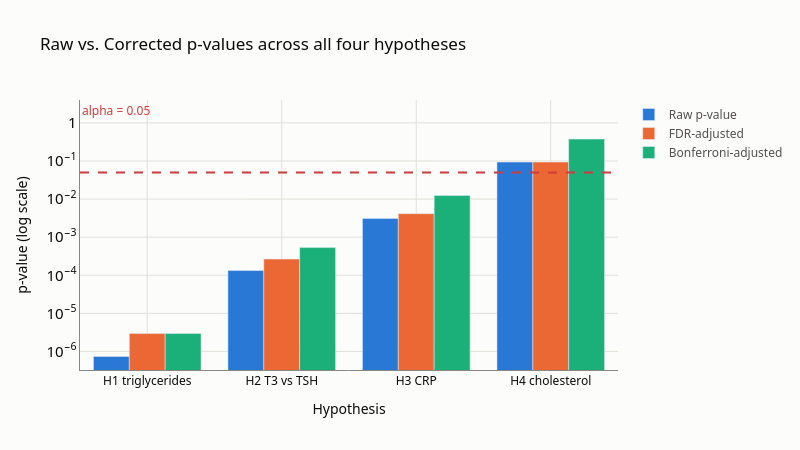

Notebook source saved alongside this figure:
### Markdown cell above
## Chart 2: Raw vs. Corrected p-values

### Code cell
aqua = '#1baf7a'

hyps = ['H1\ntriglycerides', 'H2\nT3 vs TSH', 'H3\nCRP', 'H4\ncholesterol']
from statsmodels.stats.multitest import multipletests

# Raw primary-test p-values from notebook 06; corrections recomputed here
# rather than transcribed.
raw = [7.36e-07, 0.000133, 0.00311, 0.0938]
fdr = multipletests(raw, method='fdr_bh')[1]
bonf = multipletests(raw, method='bonferroni')[1]

fig2 = go.Figure()
fig2.add_trace(go.Bar(name='Raw p-value', x=hyps, y=raw, marker_color=blue))
fig2.add_trace(go.Bar(name='FDR-adjusted', x=hyps, y=fdr, marker_color=orange))
fig2.add_trace(go.Bar(name='Bonferroni-adjusted', x=hyps, y=bonf, marker_color=aqua))

fig2.add_hline(y=0.05, line_dash='dash', line_color=critical, annotation_text='alpha = 0.05', annotation_position='top left', annotation_font_color=critical)

fig2.update_yaxes(type='log', exponentformat='power', title='p-value (log scale)', gridcolor=grid, zeroline=False, linecolor=muted)
fig2.update_xaxes(title='Hypothesis', gridcolor=grid, zeroline=False, linecolor=muted)

fig2.update_layout(
    title='Raw vs. Corrected p-values across all four hypotheses',
    barmode='group',
    plot_bgcolor=surface, paper_bgcolor=surface,
    font=dict(color=ink, family='system-ui, -apple-system, "Segoe UI", sans-serif'),
    legend=dict(font=dict(color=secondary_ink)),
    height=450, width=800,
)

fig2.show()

### Figure 1 — Plotly figure (JSON) as saved in the notebook; plotly's stock layout.template omitted (floating-point values rounded to 4 significant figures)
{"data": [{"marker": {"color": "#2a78d6"}, "name": "Raw p-value", "type": "bar", "x": ["H1\ntriglycerides", "H2\nT3 vs TSH", "H3\nCRP", "H4\ncholesterol"], "y": [7.36e-07, 0.000133, 0.00311, 0.0938]}, {"marker": {"color": "#eb6834"}, "name": "FDR-adjusted", "type": "bar", "x": ["H1\ntriglycerides", "H2\nT3 vs TSH", "H3\nCRP", "H4\ncholesterol"], "y": [2.944e-06, 0.000266, 0.004147, 0.0938]}, {"marker": {"color": "#1baf7a"}, "name": "Bonferroni-adjusted", "type": "bar", "x": ["H1\ntriglycerides", "H2\nT3 vs TSH", "H3\nCRP", "H4\ncholesterol"], "y": [2.944e-06, 0.000532, 0.01244, 0.3752]}], "layout": {"annotations": [{"font": {"color": "#d03b3b"}, "showarrow": false, "text": "alpha = 0.05", "x": 0, "xanchor": "left", "xref": "x domain", "y": 0.05, "yanchor": "bottom", "yref": "y"}], "barmode": "group", "font": {"color": "#0b0b0b", "family": "system-ui, -apple-system, \"Segoe UI\", sans-serif"}, "height": 450, "legend": {"font": {"color": "#52514e"}}, "paper_bgcolor": "#fcfcfb", "plot_bgcolor": "#fcfcfb", "shapes": [{"line": {"color": "#d03b3b", "dash": "dash"}, "type": "line", "x0": 0, "x1": 1, "xref": "x domain", "y0": 0.05, "y1": 0.05, "yref": "y"}], "title": {"text": "Raw vs. Corrected p-values across all four hypotheses"}, "width": 800, "xaxis": {"gridcolor": "#e1e0d9", "linecolor": "#898781", "title": {"text": "Hypothesis"}, "zeroline": false}, "yaxis": {"exponentformat": "power", "gridcolor": "#e1e0d9", "linecolor": "#898781", "title": {"text": "p-value (log scale)"}, "type": "log", "zeroline": false}}}
